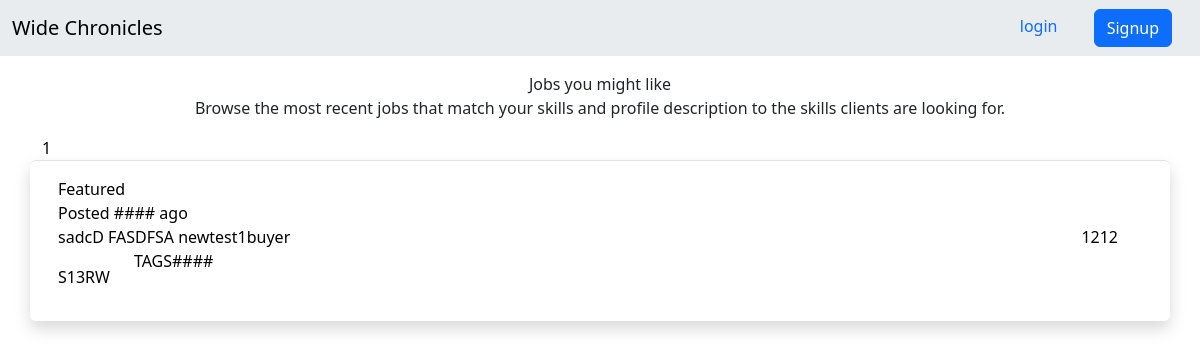
Screenshot of /jobs/ with the database file from the repository.
### jobs/models.py (models this page shows, shortened)
class Job(models.Model):
    owner = models.ForeignKey(User, on_delete=models.CASCADE)
    title = models.TextField()
    budget = models.IntegerField()
    description = models.TextField()
    requirement = models.CharField(max_length=1000)
    code = models.CharField(max_length=10, unique=True, blank=True)  # Add a new field for the unique code

### accounts/models.py (models this page shows, shortened)
class CustomUser(AbstractUser):
    pass

### jobs/views.py (the view)
# urls.py: path('jobs/',JobListView.as_view(), name='job-list'),
class JobListView(ListView):
    model = Job
    template_name = 'jobs/job_list.html'
    context_object_name = 'jobs'
    paginate_by = 10

### jobs/templates/jobs/job_list.html
{% extends 'jobs/_base.html' %}
{% block content%}
    <div class="row text-center p-3">
        <div class="col-md">Jobs you might like</div>
        <div>Browse the most recent jobs that match your skills and profile description to the skills clients are looking for.</div>
    </div>
    {% for job in jobs %}
    <a href="{{job.pk}}" class=" text-black text-decoration-none"> {{job.pk}}
    <div class="row shadow border-top p-3 mb-4 bg-body rounded ">
        <div >Featured</div>
        <div class="col-md">Posted #### ago</div>
        <div class="row ">
            <div class="d-flex justify-content-between">
                <div class="text-start text-truncate col-8">{{ job.title }} {{ job.owner }}</div>
                <div class=" text-end">{{job.budget}}</div>
            </div>
            <div class="col-md-auto py-3 text-truncate">{{job.description}}</div>
            <div class="col">TAGS####</div>
        </div>
    </div>
    </a>
    {% endfor %}
{% endblock content%}

### rows the page displays
Job: pk "1", title "sadcD FASDFSA", owner "newtest1buyer", budget "1212", description "S13RW"
